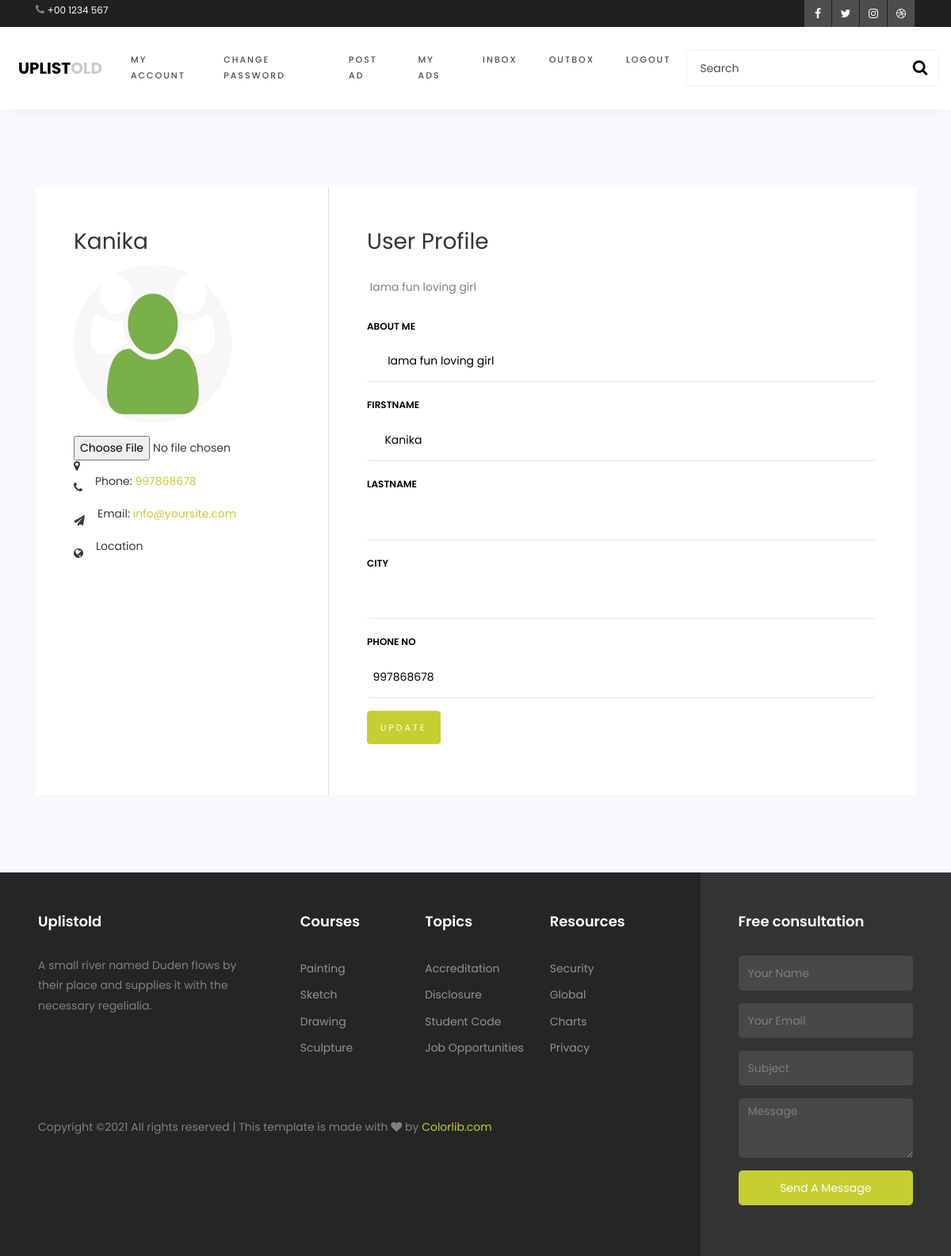
The page /profile (signed in) on the database its author committed.
### uplistold/models.py (models this page shows, shortened)
class UserProfile(models.Model):
    user=models.ForeignKey(User,on_delete=models.CASCADE)
    profile_pic=models.ImageField(upload_to="images/profile/",null=True,blank=True,default="images/profile/default.png")
    first_name=models.CharField(max_length=100,null=True,blank=True)
    last_name=models.CharField(max_length=100,null=True,blank=True)
    phone_no =models.IntegerField(null=True,blank=True)
    city=models.CharField(max_length=100,null=True,blank=True)
    info=models.CharField(max_length=400,null=True,blank=True)

### uplistold/views.py (the view)
# urls.py: path('profile', views.profile,name='profile'),
@login_required(login_url='/signin')
def profile(request):
    if request.method == 'POST':
        info = request.POST.get('info')
        fname = request.POST.get('fname')
        lname = request.POST.get('lname')
        phone = request.POST.get('phone')
        city = request.POST.get('city')
        user_image = request.FILES.get('profile_pic')
        if user_image:
            user_image = request.FILES.get('profile_pic')
        else:
            user_image = "images/profile/default.png"
        uobj=UserProfile.objects.get(user=request.user)
        uobj.first_name=fname
        uobj.last_name=lname
        uobj.city=city
        uobj.phone_no=phone
        uobj.info=info
        uobj.profile_pic=user_image
        uobj.save()
        udata = UserProfile.objects.get(user=request.user)
        return render(request, 'profile.html', {'udata': udata})
    else:
        udata=UserProfile.objects.get(user=request.user)
        return render(request, 'profile.html',{'udata':udata})

### uplistold/templates/profile.html (shortened to what this page needs)
{% load static%}
{% include 'header.html'%}
    <section class="ftco-section bg-light">
    	<div class="container">
    		<div class="row justify-content-center">
					<div class="col-md-12">
						<div class="wrapper">
							<div class="row no-gutters">
								<div class="col-lg-8 col-md-7 order-md-last d-flex align-items-stretch">
									<div class="contact-wrap w-100 p-md-5 p-4">
										<h3 class="mb-4">User Profile</h3>
					      		<div id="form-message-success" class="mb-4">
					            <p class="mb-4 mt-2 text-justify">{{udata.info}}</p>
					      		</div>
										<form method="POST" enctype="multipart/form-data" id="contactForm" name="contactForm" class="contactForm">
                                            <div class="row">
												<div class="col-md-12">
													<div class="form-group">
														<label class="label" for="info">About Me </label>
														<input type="text" class="form-control" name="info" id="info"
															   value=" {% if udata.info %} {{udata.info}} {% else %} &nbsp;{% endif %}">
													</div>
												</div>
												<div class="col-md-12">
													<div class="form-group">
														<label class="label" for="fname">Firstname</label>
														<input type="text" class="form-control" name="fname" id="fname" value=" {% if udata.first_name %} {{udata.first_name}} {% else %} &nbsp;{% endif %}">
													</div>
												</div>
												<div class="col-md-12">
													<div class="form-group">
														<label class="label" for="lname">Lastname</label>
														<input type="text" class="form-control" name="lname" id="lname"
															   value=" {% if udata.last_name %} {{udata.last_name}} {% else %} &nbsp;{% endif %}">
													</div>
												</div>
												<div class="col-md-12">
													<div class="form-group">
														<label class="label" for="city">City</label>
														<input type="text" class="form-control" name="city" id="city"
															   value=" {% if udata.city %} {{udata.city}} {% else %} &nbsp;{% endif %}">
													</div>
												</div>
												<div class="col-md-12">
													<div class="form-group">
														<label class="label" for="phone">Phone no</label>
														<input type="text" class="form-control" name="phone" id="phone"
															   value=" {% if udata.phone_no %} {{udata.phone_no}} {% else %} &nbsp;{% endif %}">
													</div>
												</div>
												<div class="col-md-12">
													<div class="form-group">
														<input type="submit" value="Update" class="btn btn-primary">
													</div>
												</div>
											</div>
									</div>
								</div>
								<div class="col-lg-4 col-md-5 d-flex align-items-stretch">
									<div class="text-dark contact-wrap w-100 p-md-5 p-4 border-right">
										<h3>{% if udata.first_name%}{{udata.first_name}}{% else%}&nbsp;{%endif%}</h3>
                                        <img src="{{udata.profile_pic.url}}" height="200" width="200" class="mb-3 rounded-circle "/>
										<input type="file" name="profile_pic"/>
					        	<div class="dbox w-100 d-flex align-items-start">
					        		<div class="icon d-flex align-items-center justify-content-center">
					        			<span class="fa fa-map-marker"></span>
					        		</div>
					          </div>
					        	<div class="dbox w-100 d-flex align-items-center">
					        		<div class="icon d-flex align-items-center justify-content-center">
					        			<span class="fa fa-phone"></span>
					        		</div>
					        		<div class="text pl-3">
						            <p><span>Phone:</span> <a href="#">{{udata.phone_no}}</a></p>
						          </div>
					          </div>
					        	<div class="dbox w-100 d-flex align-items-center">
					        		<div class="icon d-flex align-items-center justify-content-center">
					        			<span class="fa fa-paper-plane"></span>
					        		</div>
					        		<div class="text pl-3">
						            <p><span>Email:</span> <a href="mailto:info@yoursite.com">info@yoursite.com</a></p>
						          </div>
					          </div>
					        	<div class="dbox w-100 d-flex align-items-center">
					        		<div class="icon d-flex align-items-center justify-content-center">
					        			<span class="fa fa-globe"></span>
					        		</div>
					        		<div class="text pl-3">
						            <p><span>Location</span> <a href="#">{{udata.city}}</a></p>
						          </div>
					          </div>
				          </div>
								</div>
							</div>
						</div>
					</div>
				</div>
    	</div>
    </section>
{% include 'footer.html'%}

### rows shown on the page
UserProfile: info "Iama fun loving girl", fname "Kanika", phone "997868678", first_name "Kanika", profile_pic (placeholder picture), phone_no "997868678"
